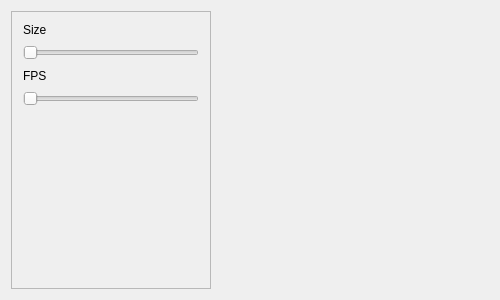
<?xml version="1.0" encoding="UTF-8"?>
<ui version="4.0">
 <class>myWidget</class>
 <widget class="QWidget" name="myWidget">
  <property name="geometry">
   <rect>
    <x>0</x>
    <y>0</y>
    <width>500</width>
    <height>300</height>
   </rect>
  </property>
  <property name="minimumSize">
   <size>
    <width>500</width>
    <height>0</height>
   </size>
  </property>
  <property name="windowTitle">
   <string>myWidget</string>
  </property>
  <layout class="QGridLayout" name="gridLayout">
   <item row="0" column="1">
    <widget class="QWidget" name="widget" native="true">
     <property name="focusPolicy">
      <enum>Qt::NoFocus</enum>
     </property>
     <layout class="QGridLayout" name="gridLayout_3">
      <property name="leftMargin">
       <number>0</number>
      </property>
      <property name="topMargin">
       <number>0</number>
      </property>
      <property name="rightMargin">
       <number>0</number>
      </property>
      <property name="bottomMargin">
       <number>0</number>
      </property>
      <item row="0" column="0">
       <widget class="QSplitter" name="splitter">
        <property name="frameShape">
         <enum>QFrame::NoFrame</enum>
        </property>
        <property name="midLineWidth">
         <number>10</number>
        </property>
        <property name="orientation">
         <enum>Qt::Horizontal</enum>
        </property>
        <property name="opaqueResize">
         <bool>true</bool>
        </property>
        <property name="handleWidth">
         <number>10</number>
        </property>
        <property name="childrenCollapsible">
         <bool>false</bool>
        </property>
        <widget class="QWidget" name="widget_2" native="true">
         <property name="sizePolicy">
          <sizepolicy hsizetype="Expanding" vsizetype="Expanding">
           <horstretch>0</horstretch>
           <verstretch>0</verstretch>
          </sizepolicy>
         </property>
         <layout class="QHBoxLayout" name="horizontalLayout">
          <property name="leftMargin">
           <number>0</number>
          </property>
          <property name="topMargin">
           <number>0</number>
          </property>
          <property name="rightMargin">
           <number>0</number>
          </property>
          <property name="bottomMargin">
           <number>0</number>
          </property>
         </layout>
        </widget>
       </widget>
      </item>
     </layout>
    </widget>
   </item>
   <item row="0" column="0">
    <widget class="QFrame" name="frame">
     <property name="maximumSize">
      <size>
       <width>200</width>
       <height>16777215</height>
      </size>
     </property>
     <property name="frameShape">
      <enum>QFrame::StyledPanel</enum>
     </property>
     <property name="frameShadow">
      <enum>QFrame::Raised</enum>
     </property>
     <layout class="QFormLayout" name="formLayout">
      <item row="0" column="0" colspan="2">
       <layout class="QVBoxLayout" name="verticalLayout_2">
        <item>
         <widget class="QLabel" name="label">
          <property name="text">
           <string>Size</string>
          </property>
         </widget>
        </item>
        <item>
         <widget class="QSlider" name="Size_slider">
          <property name="sizePolicy">
           <sizepolicy hsizetype="Expanding" vsizetype="Fixed">
            <horstretch>0</horstretch>
            <verstretch>0</verstretch>
           </sizepolicy>
          </property>
          <property name="minimumSize">
           <size>
            <width>0</width>
            <height>20</height>
           </size>
          </property>
          <property name="minimum">
           <number>1</number>
          </property>
          <property name="maximum">
           <number>100</number>
          </property>
          <property name="orientation">
           <enum>Qt::Horizontal</enum>
          </property>
         </widget>
        </item>
        <item>
         <widget class="QLabel" name="label_2">
          <property name="text">
           <string>FPS</string>
          </property>
         </widget>
        </item>
        <item>
         <widget class="QSlider" name="FPS_slider">
          <property name="sizePolicy">
           <sizepolicy hsizetype="Expanding" vsizetype="Fixed">
            <horstretch>0</horstretch>
            <verstretch>0</verstretch>
           </sizepolicy>
          </property>
          <property name="minimumSize">
           <size>
            <width>0</width>
            <height>20</height>
           </size>
          </property>
          <property name="minimum">
           <number>1</number>
          </property>
          <property name="maximum">
           <number>1000</number>
          </property>
          <property name="orientation">
           <enum>Qt::Horizontal</enum>
          </property>
         </widget>
        </item>
       </layout>
      </item>
     </layout>
    </widget>
   </item>
  </layout>
 </widget>
 <layoutdefault spacing="6" margin="11"/>
 <resources/>
 <connections/>
</ui>
